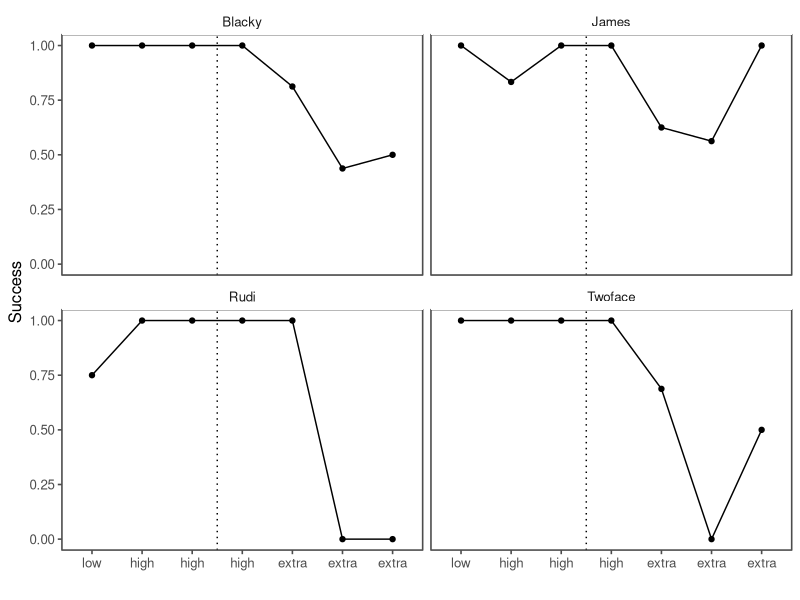
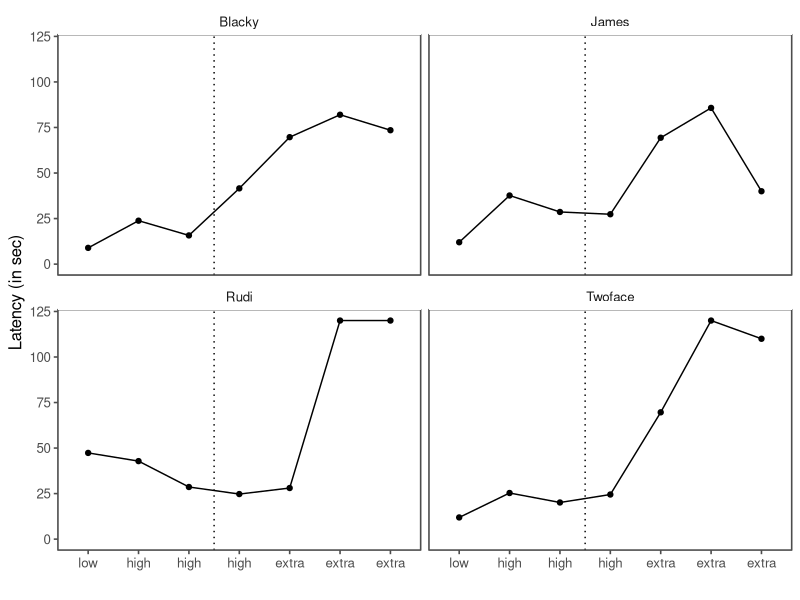
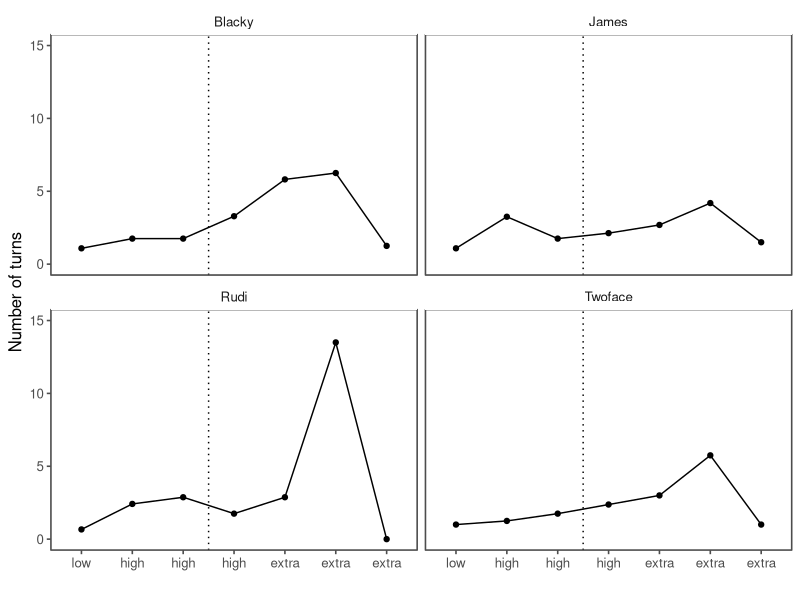
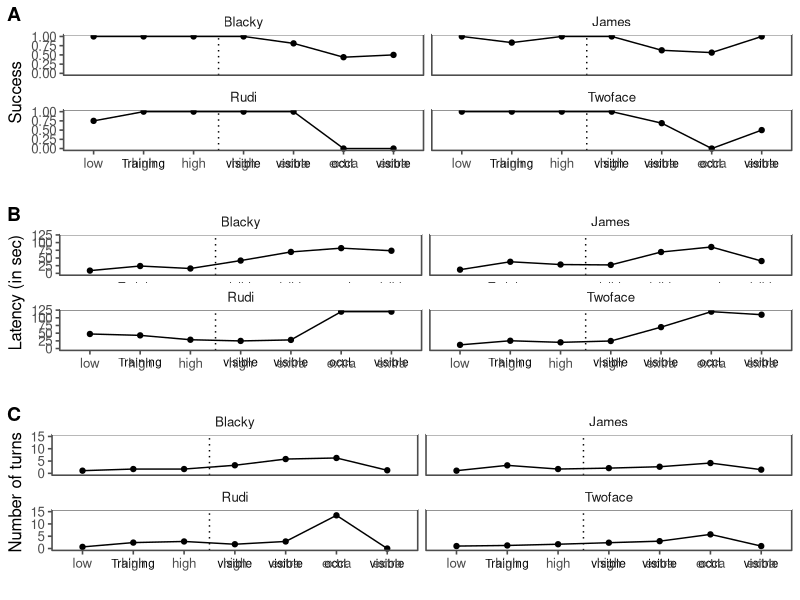
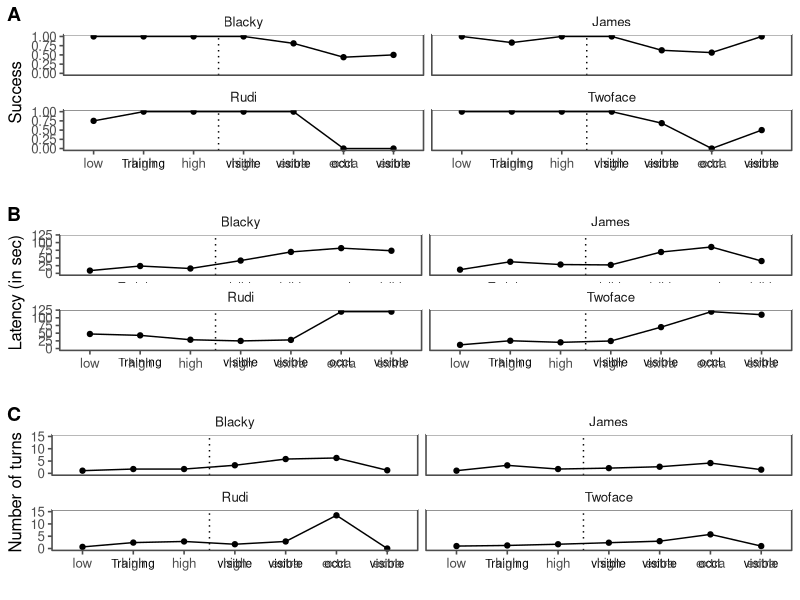

Here is the R script that generated these plots, in order:
## ---- chunk 1
knitr::opts_chunk$set(echo = TRUE)
library(tidyverse)
library(ggthemes)
## ---- chunk 2
all.data <- read.table(file = "./data/WOOF_data 2016.txt", header = T, sep = "\t")

str(all.data)

agg.data<-all.data%>%
  group_by(Subject, Phase, Condition, con2, food_level)%>%
  summarise(latency=mean(Latency), success=mean(Success), turns=mean(Number_of_turns))
## ---- chunk 3
success.plot<- ggplot(data=agg.data, aes(x=as.factor(Phase), y=success))+
  geom_line(aes(x=Phase, y=success))+
  geom_point()+
  labs(
    y = "Success",
    x = "")+
  geom_vline(xintercept = 3.5, lty=3)+
  facet_wrap(~Subject)+
  theme_few()+
  scale_x_discrete(breaks=c("1","2","3","4","5","6", "7"), labels=c("low", "high", "high", "high", "extra", "extra", "extra"))+
  coord_cartesian(ylim = c(0, 1),  clip = "off")+
annotate(geom = "text", x = 2, y = -0.4, label = "Training", size = 3)+
  annotate(geom = "text", x = 4, y = -0.4, label = "visible", size = 3)+
  annotate(geom = "text", x = 5, y = -0.4, label = "visible", size = 3)+
  annotate(geom = "text", x = 6, y = -0.4, label = "occl.", size = 3)+
  annotate(geom = "text", x = 7, y = -0.4, label = "visible", size = 3)


success.plot

## ---- chunk 4
latency.plot<- ggplot(data=agg.data, aes(x=as.factor(Phase), y=latency))+
  geom_line(aes(x=Phase, y=latency))+
  geom_point()+
  labs(
    y = "Latency (in sec)",
    x = "")+
  geom_vline(xintercept = 3.5, lty=3)+
  facet_wrap(~Subject)+
  theme_few()+
  scale_x_discrete(breaks=c("1","2","3","4","5","6", "7"), labels=c("low", "high", "high", "high", "extra", "extra", "extra"))+
  coord_cartesian(ylim = c(0, 120),  clip = "off")+
annotate(geom = "text", x = 2, y = -44, label = "Training", size = 3)+
  annotate(geom = "text", x = 4, y = -44, label = "visible", size = 3)+
  annotate(geom = "text", x = 5, y = -44, label = "visible", size = 3)+
  annotate(geom = "text", x = 6, y = -44, label = "occl.", size = 3)+
  annotate(geom = "text", x = 7, y = -44, label = "visible", size = 3)


latency.plot

## ---- chunk 5
turns.plot<- ggplot(data=agg.data, aes(x=as.factor(Phase), y=turns))+
  geom_line(aes(x=Phase, y=turns))+
  geom_point()+
  labs(
    y = "Number of turns",
    x = "")+
  geom_vline(xintercept = 3.5, lty=3)+
  facet_wrap(~Subject)+
  theme_few()+
  scale_x_discrete(breaks=c("1","2","3","4","5","6", "7"), labels=c("low", "high", "high", "high", "extra", "extra", "extra"))+
  coord_cartesian(ylim = c(0, 15),  clip = "off")+
annotate(geom = "text", x = 2, y = -6, label = "Training", size = 3)+
  annotate(geom = "text", x = 4, y = -6, label = "visible", size = 3)+
  annotate(geom = "text", x = 5, y = -6, label = "visible", size = 3)+
  annotate(geom = "text", x = 6, y = -6, label = "occl.", size = 3)+
  annotate(geom = "text", x = 7, y = -6, label = "visible", size = 3)


turns.plot

## ---- chunk 6
library(cowplot)

pg<-plot_grid(success.plot, latency.plot, turns.plot, ncol=1, labels = c("A", "B", "C"))
pg

ggsave(pg, filename = "graphics/Exp2_WOOF_plot_individual.png", height = 11, width = 7, scale=0.8)
